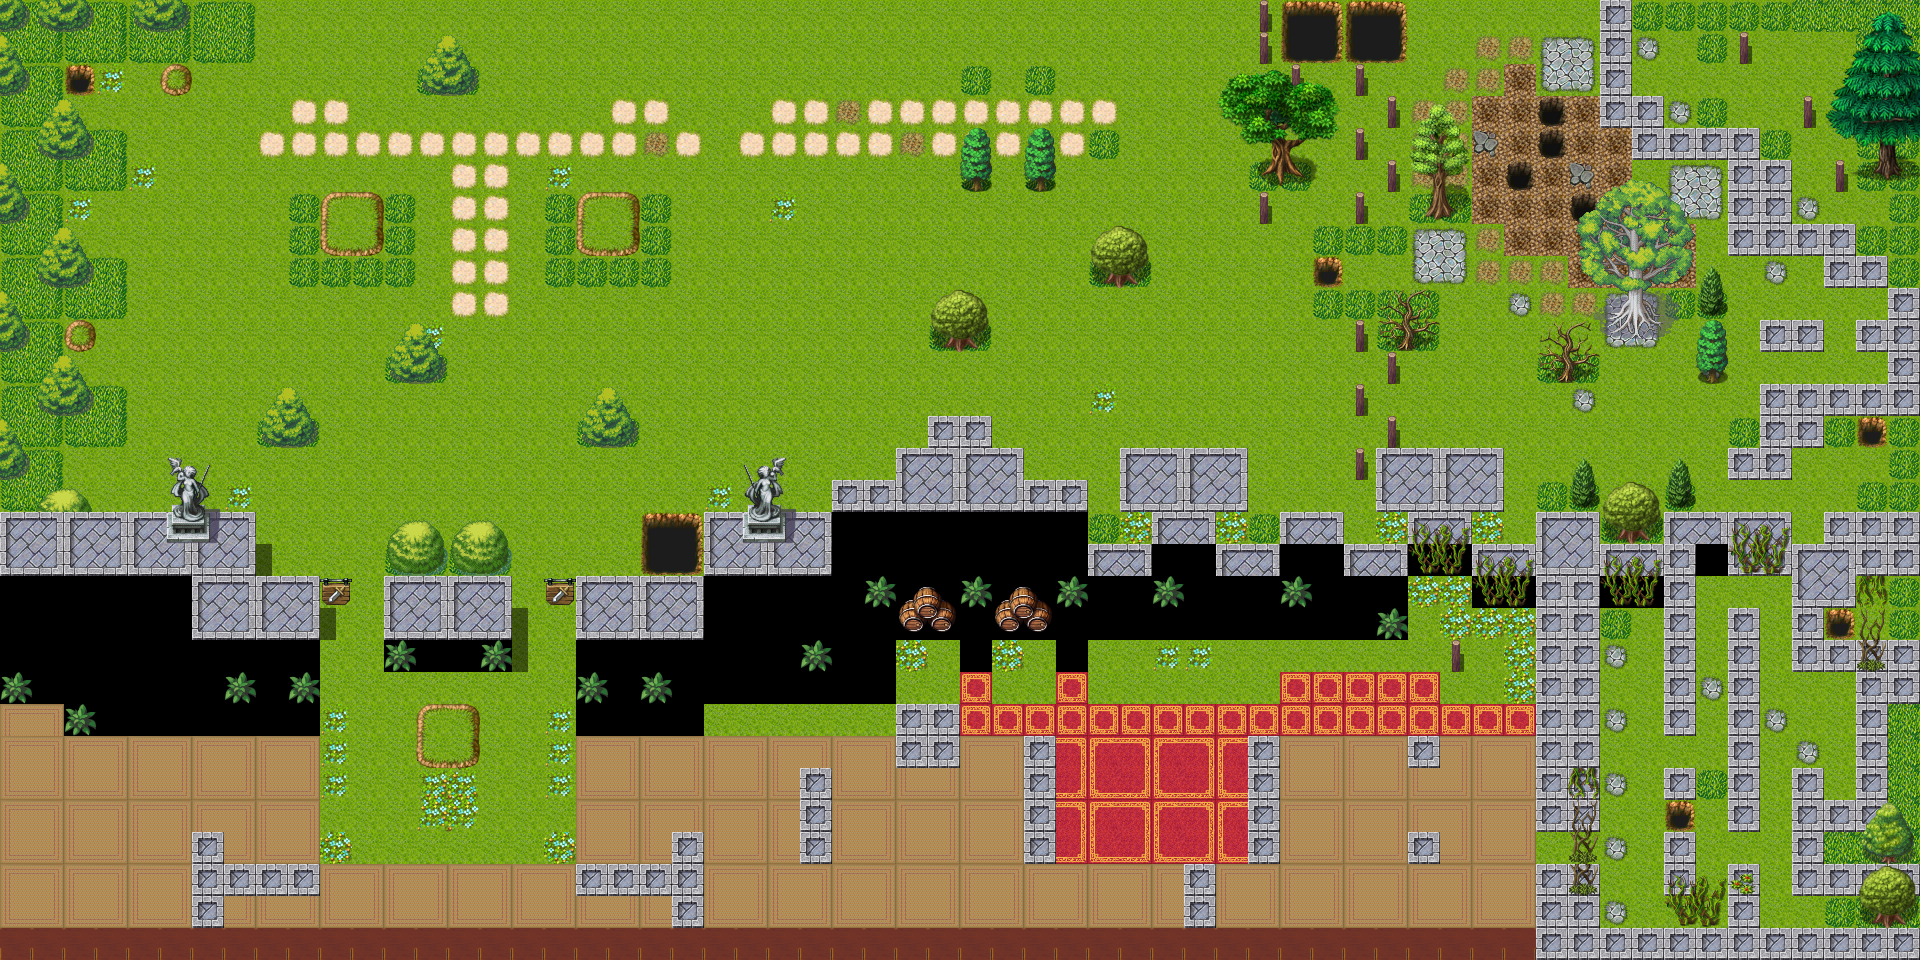

The image is a tile-based game level rendered from a .tmx file. Its description and source (layers, tilesets, objects; grid data summarised) follow:
An orthogonal 60x30 tile map with 32x32 px tiles, 2 tile layers (Tile Layer 1, Tile Layer 2), 3 tilesets and 22 objects (10x fogo, 4x caixa, 4x pessoa, 2x estrela, heroi, ...).

<map version="1.0" orientation="orthogonal" renderorder="right-down" width="60" height="30" tilewidth="32" tileheight="32" nextobjectid="53">
 <tileset firstgid="1" name="tiles" tilewidth="32" tileheight="32">
  <image source="tiles.png" width="512" height="416" />
 </tileset>
 <tileset firstgid="209" name="sprites" tilewidth="32" tileheight="32">
  <image source="sprites.png" width="512" height="128" />
 </tileset>
 <tileset firstgid="273" name="tiles2" tilewidth="32" tileheight="32">
  <image source="tiles2.png" width="512" height="1664" />
 </tileset>
 <layer name="Tile Layer 1" width="60" height="30">
  <data>[1800 cells, 1800 non-empty, 56 distinct tile ids]</data>
 </layer>
 <objectgroup name="Object Layer 1">
  <object id="1" name="heroi" gid="209" x="352" y="128" width="32" height="32" />
  <object id="31" name="pote" gid="241" x="1856" y="640" width="32" height="32" />
  <object id="32" name="estrela" gid="243" x="1696" y="672" width="32" height="32" />
  <object id="33" name="estrela" gid="243" x="1376" y="288" width="32" height="32" />
  <object id="34" name="fogo" gid="247" x="1280" y="768" width="32" height="32" />
  <object id="35" name="fogo" gid="247" x="1312" y="864" width="32" height="32" />
  <object id="36" name="fogo" gid="247" x="1280" y="928" width="32" height="32" />
  <object id="37" name="fogo" gid="247" x="1216" y="896" width="32" height="32" />
  <object id="38" name="fogo" gid="247" x="832" y="800" width="32" height="32" />
  <object id="39" name="fogo" gid="247" x="896" y="864" width="32" height="32" />
  <object id="40" name="fogo" gid="247" x="704" y="864" width="32" height="32" />
  <object id="41" name="fogo" gid="247" x="320" y="896" width="32" height="32" />
  <object id="42" name="fogo" gid="247" x="0" y="864" width="32" height="32" />
  <object id="43" name="fogo" gid="247" x="32" y="896" width="32" height="32" />
  <object id="44" name="caixa" gid="242" x="288" y="768" width="32" height="32" />
  <object id="45" name="caixa" gid="242" x="576" y="768" width="32" height="32" />
  <object id="46" name="caixa" gid="242" x="224" y="768" width="32" height="32" />
  <object id="47" name="caixa" gid="242" x="640" y="768" width="32" height="32" />
  <object id="48" name="pessoa" gid="227" x="320" y="672" width="32" height="32">
   <properties>
    <property name="fala" value="Tome cuidado com essas bolas de fogo, jovem!" />
   </properties>
  </object>
  <object id="50" name="pessoa" gid="226" x="288" y="192" width="32" height="32">
   <properties>
    <property name="fala" value="Acho melhor você ir ali embaixo e falar com o guerreiro na entrada. Eu soube que por ali eles têm muitas caixas." />
   </properties>
  </object>
  <object id="51" name="pessoa" gid="239" x="1312" y="352" width="32" height="32">
   <properties>
    <property name="fala" value="Minha mãe me disse pra tomar cuidado com os buracos por aqui!" />
   </properties>
  </object>
  <object id="52" name="pessoa" gid="238" x="224" y="416" width="32" height="32">
   <properties>
    <property name="fala" value="Adoro brincar aqui!" />
   </properties>
  </object>
 </objectgroup>
 <layer name="Tile Layer 2" width="60" height="30">
  <data>[1800 cells, 231 non-empty, 117 distinct tile ids]</data>
 </layer>
</map>